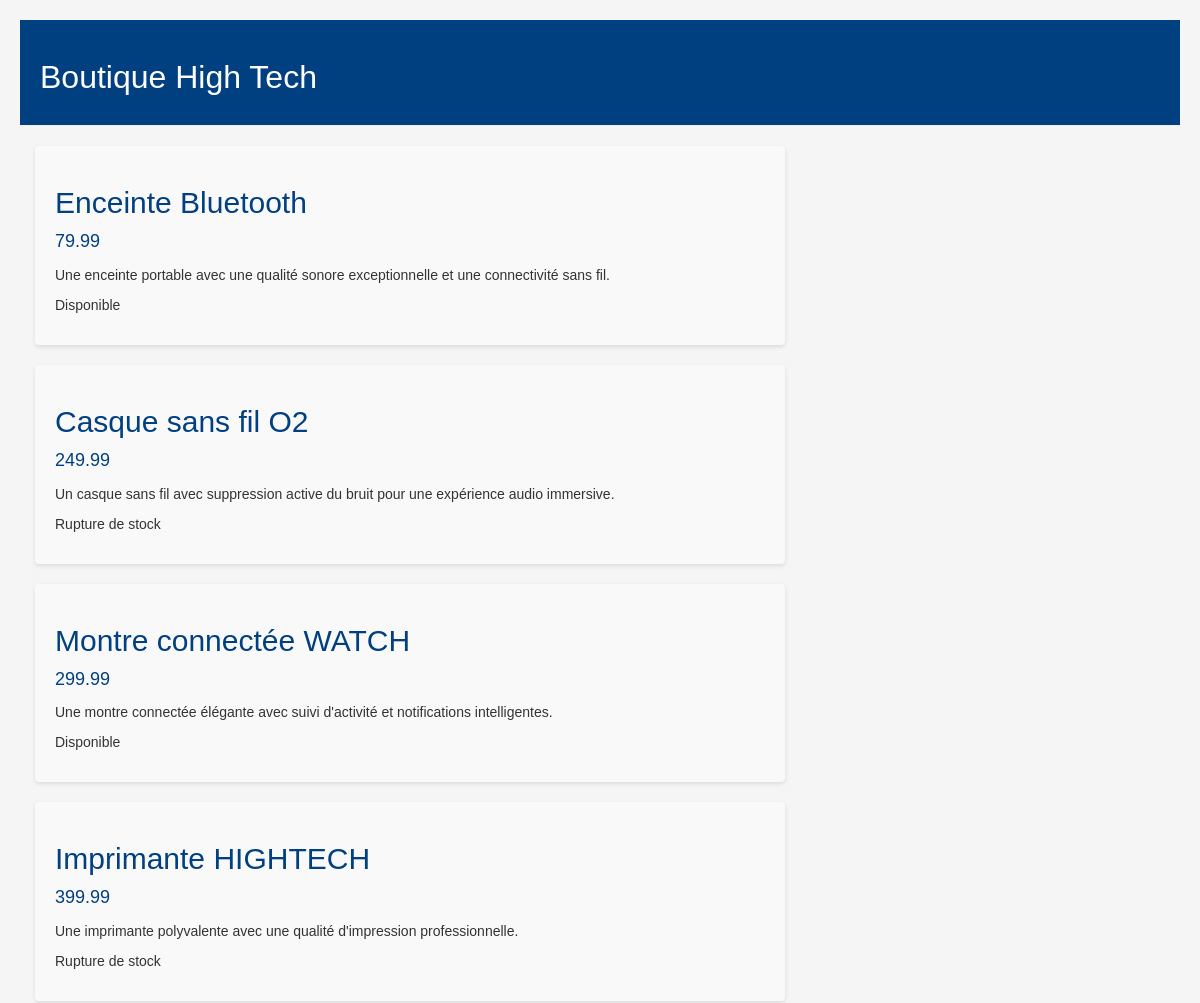
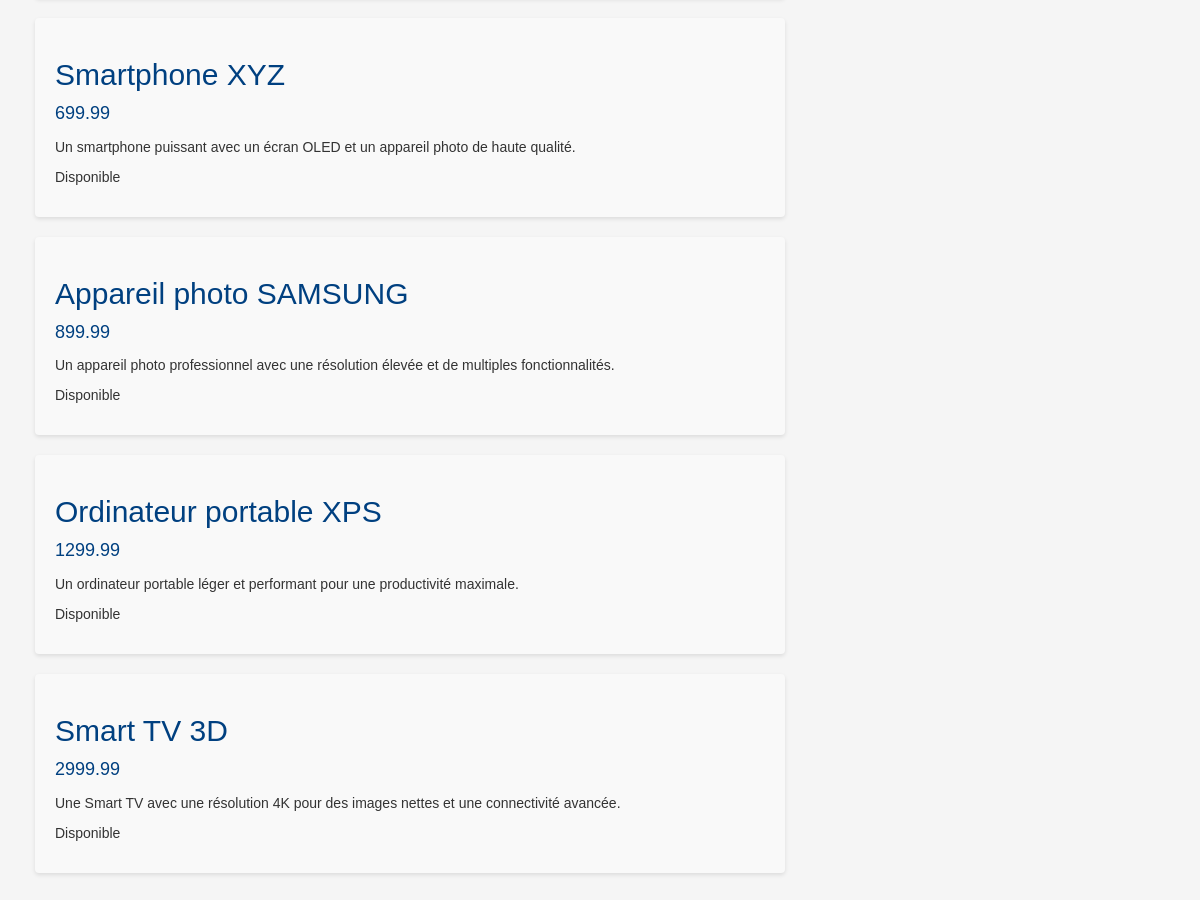
The page / on the database its author committed (2 pictures, top to bottom).
### blog/models.py (models this page shows)
class Produit(models.Model):
    nom = models.CharField(max_length=100)
    description = models.TextField()
    prix = models.DecimalField(max_digits=8, decimal_places=2)
    est_disponible = models.BooleanField(default=True)

### blog/views.py (the view)
# urls.py: path('', views.post_list, name='post_list'),
def post_list(request):
    produits = Produit.objects.order_by('prix')
    return render(request, 'blog/post_list.html', {'produits': produits})

### blog/templates/blog/post_list.html
{% extends 'blog/base.html' %}
{% block content %}
     {% for produit in produits %}
             <div class="produit">
                 <h2><a href="{% url 'post_detail' pk=produit.pk %}">{{ produit.nom }}</a></h2>
                 <div class="prix">
                     <p> {{ produit.prix }}</p>
                 </div>
                 <p>{{ produit.description|linebreaksbr }}</p>
                 {% if produit.est_disponible %}
                     <p>Disponible</p>
                 {% else %}
                     <p>Rupture de stock</p>
                 {% endif %}
             </div>
     {% endfor %}
{% endblock %}

### blog/templates/blog/base.html (shortened to what this page needs)
{% load static %}
<html>
    <head>
        <link rel="stylesheet" href="//maxcdn.bootstrapcdn.com/bootstrap/3.2.0/css/bootstrap.min.css">
        <link rel="stylesheet" href="//maxcdn.bootstrapcdn.com/bootstrap/3.2.0/css/bootstrap-theme.min.css">
        <link href="{% static 'css/blog.css' %}" rel="stylesheet">
    </head>
    <body>
        <div class="page-header">
            <h1><a href="/">Boutique High Tech</a></h1>
        </div>
        <div class="content container">
            <div class="row">
                <div class="col-md-8">
                {% block content %}
                {% endblock %}
                </div>
            </div>
        </div>
    </body>
</html>

### blog/static/css/blog.css (style rules this page uses)
h1 a, h2 a { color: #004080; font-family: 'Arial', sans-serif; }
body { padding: 20px; font-family: 'Helvetica', sans-serif; background-color: #f5f5f5; }
.page-header { background-color: #004080; margin-top: 0; padding: 20px; color: #ffffff; }
.page-header h1, .page-header h1 a, .page-header h1 a:visited, .page-header h1 a:active { color: #ffffff; font-size: 32px; text-decoration: none; }
.content { margin-top: 20px; }
h1, h2, h3, h4 { font-family: 'Arial', sans-serif; color: #004080; }
.produit { margin-bottom: 20px; background-color: #f9f9f9; padding: 20px; border-radius: 4px; box-shadow: 0 2px 4px rgba(0, 0, 0, 0.1); }
.produit .prix { font-size: 18px; color: #004080; margin-bottom: 10px; }

### rows shown on the page
Produit: nom "Enceinte Bluetooth", prix "79.99", description "Une enceinte portable avec une qualité sonore exceptionnelle et une connectivité sans fil.", est_disponible "Disponible"
Produit: nom "Casque sans fil O2", prix "249.99", description "Un casque sans fil avec suppression active du bruit pour une expérience audio immersive.", est_disponible "Rupture de stock"
Produit: nom "Montre connectée WATCH", prix "299.99", description "Une montre connectée élégante avec suivi d'activité et notifications intelligentes.", est_disponible "Disponible"
Produit: nom "Imprimante HIGHTECH", prix "399.99", description "Une imprimante polyvalente avec une qualité d'impression professionnelle.", est_disponible "Rupture de stock"
Produit: nom "Smartphone XYZ", prix "699.99", description "Un smartphone puissant avec un écran OLED et un appareil photo de haute qualité.", est_disponible "Disponible"
Produit: nom "Appareil photo SAMSUNG", prix "899.99", description "Un appareil photo professionnel avec une résolution élevée et de multiples fonctionnalités.", est_disponible "Disponible"
Produit: nom "Ordinateur portable XPS", prix "1299.99", description "Un ordinateur portable léger et performant pour une productivité maximale.", est_disponible "Disponible"
Produit: nom "Smart TV 3D", prix "2999.99", description "Une Smart TV avec une résolution 4K pour des images nettes et une connectivité avancée.", est_disponible "Disponible"
